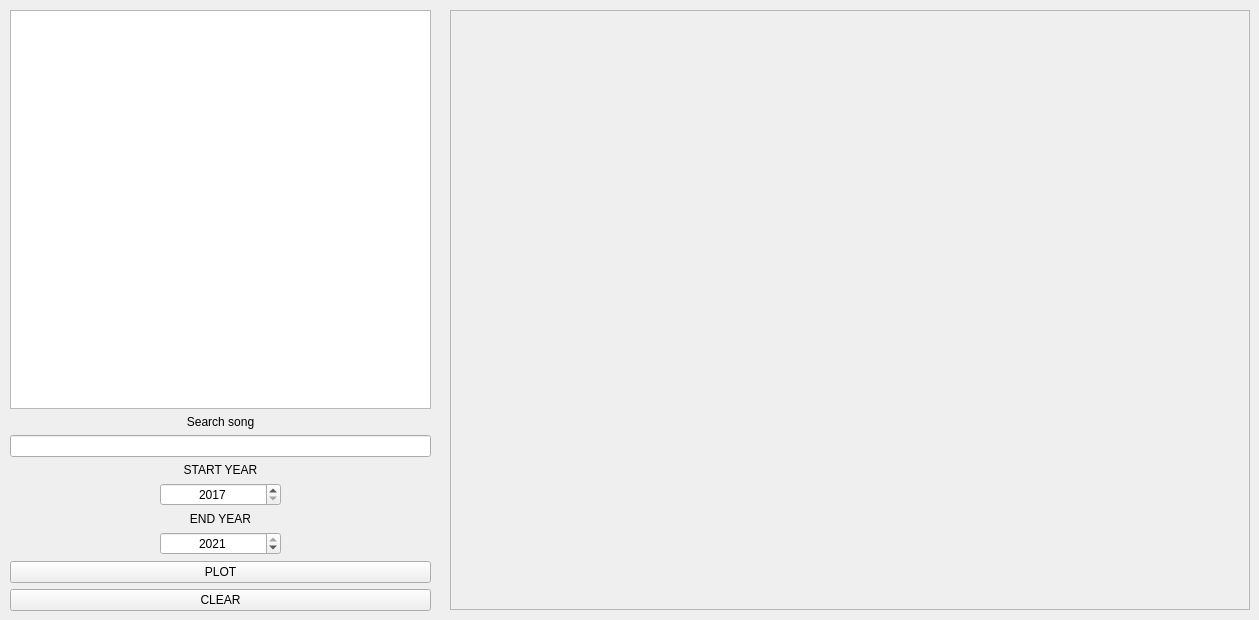
      <widget class="QWidget" name="tab_3">
       <attribute name="title">
        <string>Streams by region</string>
       </attribute>
       <widget class="QFrame" name="plot_3">
        <property name="geometry">
         <rect>
          <x>450</x>
          <y>10</y>
          <width>800</width>
          <height>600</height>
         </rect>
        </property>
        <property name="minimumSize">
         <size>
          <width>800</width>
          <height>600</height>
         </size>
        </property>
        <property name="frameShape">
         <enum>QFrame::StyledPanel</enum>
        </property>
        <property name="frameShadow">
         <enum>QFrame::Sunken</enum>
        </property>
        <layout class="QVBoxLayout" name="plot3"/>
       </widget>
       <widget class="QWidget" name="verticalLayoutWidget_7">
        <property name="geometry">
         <rect>
          <x>10</x>
          <y>10</y>
          <width>421</width>
          <height>601</height>
         </rect>
        </property>
        <layout class="QVBoxLayout" name="verticalLayout_7">
         <item>
          <widget class="QListWidget" name="listWidget_song_5">
           <property name="font">
            <font>
             <family>Cascadia Mono</family>
             <pointsize>8</pointsize>
            </font>
           </property>
           <property name="editTriggers">
            <set>QAbstractItemView::CurrentChanged|QAbstractItemView::DoubleClicked|QAbstractItemView::EditKeyPressed|QAbstractItemView::SelectedClicked</set>
           </property>
           <property name="alternatingRowColors">
            <bool>true</bool>
           </property>
           <property name="isWrapping" stdset="0">
            <bool>false</bool>
           </property>
           <property name="wordWrap">
            <bool>false</bool>
           </property>
           <property name="selectionRectVisible">
            <bool>false</bool>
           </property>
           <property name="currentRow">
            <number>-1</number>
           </property>
           <property name="sortingEnabled">
            <bool>true</bool>
           </property>
          </widget>
         </item>
         <item>
          <widget class="QLabel" name="label_search_song_5">
           <property name="text">
            <string>Search song</string>
           </property>
           <property name="alignment">
            <set>Qt::AlignCenter</set>
           </property>
          </widget>
         </item>
         <item>
          <widget class="QLineEdit" name="lineEdit_search_song_5"/>
         </item>
         <item>
          <widget class="QLabel" name="label_6">
           <property name="text">
            <string>START YEAR</string>
           </property>
           <property name="alignment">
            <set>Qt::AlignCenter</set>
           </property>
          </widget>
         </item>
         <item>
          <layout class="QHBoxLayout" name="horizontalLayout_3">
           <item>
            <spacer name="horizontalSpacer_5">
             <property name="orientation">
              <enum>Qt::Horizontal</enum>
             </property>
             <property name="sizeType">
              <enum>QSizePolicy::Fixed</enum>
             </property>
             <property name="sizeHint" stdset="0">
              <size>
               <width>150</width>
               <height>20</height>
              </size>
             </property>
            </spacer>
           </item>
           <item>
            <widget class="QSpinBox" name="spinBox_year_start_3">
             <property name="alignment">
              <set>Qt::AlignCenter</set>
             </property>
             <property name="minimum">
              <number>2017</number>
             </property>
             <property name="maximum">
              <number>2021</number>
             </property>
             <property name="value">
              <number>2017</number>
             </property>
            </widget>
           </item>
           <item>
            <spacer name="horizontalSpacer_6">
             <property name="orientation">
              <enum>Qt::Horizontal</enum>
             </property>
             <property name="sizeType">
              <enum>QSizePolicy::Fixed</enum>
             </property>
             <property name="sizeHint" stdset="0">
              <size>
               <width>150</width>
               <height>20</height>
              </size>
             </property>
            </spacer>
           </item>
          </layout>
         </item>
         <item>
          <widget class="QLabel" name="label_5">
           <property name="text">
            <string>END YEAR</string>
           </property>
           <property name="alignment">
            <set>Qt::AlignCenter</set>
           </property>
          </widget>
         </item>
         <item>
          <layout class="QHBoxLayout" name="horizontalLayout_4">
           <item>
            <spacer name="horizontalSpacer_7">
             <property name="orientation">
              <enum>Qt::Horizontal</enum>
             </property>
             <property name="sizeType">
              <enum>QSizePolicy::Fixed</enum>
             </property>
             <property name="sizeHint" stdset="0">
              <size>
               <width>150</width>
               <height>20</height>
              </size>
             </property>
            </spacer>
           </item>
           <item>
            <widget class="QSpinBox" name="spinBox_year_end_3">
             <property name="alignment">
              <set>Qt::AlignCenter</set>
             </property>
             <property name="minimum">
              <number>2017</number>
             </property>
             <property name="maximum">
              <number>2021</number>
             </property>
             <property name="value">
              <number>2021</number>
             </property>
            </widget>
           </item>
           <item>
            <spacer name="horizontalSpacer_8">
             <property name="orientation">
              <enum>Qt::Horizontal</enum>
             </property>
             <property name="sizeType">
              <enum>QSizePolicy::Fixed</enum>
             </property>
             <property name="sizeHint" stdset="0">
              <size>
               <width>150</width>
               <height>20</height>
              </size>
             </property>
            </spacer>
           </item>
          </layout>
         </item>
         <item>
          <widget class="QPushButton" name="pushButton_plot_5">
           <property name="text">
            <string>PLOT</string>
           </property>
          </widget>
         </item>
         <item>
          <widget class="QPushButton" name="pushButton_plot_clear_5">
           <property name="text">
            <string>CLEAR</string>
           </property>
          </widget>
         </item>
        </layout>
       </widget>
      </widget>
